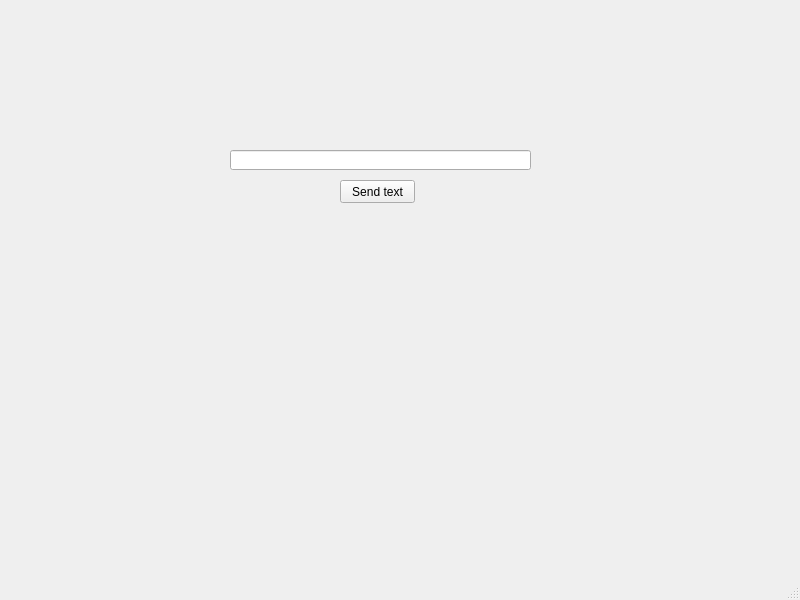
<?xml version="1.0" encoding="UTF-8"?>
<ui version="4.0">
 <class>MainWindow</class>
 <widget class="QMainWindow" name="MainWindow">
  <property name="geometry">
   <rect>
    <x>0</x>
    <y>0</y>
    <width>800</width>
    <height>600</height>
   </rect>
  </property>
  <property name="windowTitle">
   <string>MainWindow</string>
  </property>
  <widget class="QWidget" name="centralwidget">
   <widget class="QLineEdit" name="lineEdit">
    <property name="geometry">
     <rect>
      <x>230</x>
      <y>150</y>
      <width>301</width>
      <height>20</height>
     </rect>
    </property>
   </widget>
   <widget class="QPushButton" name="pushButton">
    <property name="geometry">
     <rect>
      <x>340</x>
      <y>180</y>
      <width>75</width>
      <height>23</height>
     </rect>
    </property>
    <property name="text">
     <string>Send text</string>
    </property>
   </widget>
  </widget>
  <widget class="QMenuBar" name="menubar">
   <property name="geometry">
    <rect>
     <x>0</x>
     <y>0</y>
     <width>800</width>
     <height>21</height>
    </rect>
   </property>
  </widget>
  <widget class="QStatusBar" name="statusbar"/>
 </widget>
 <resources/>
 <connections/>
</ui>
